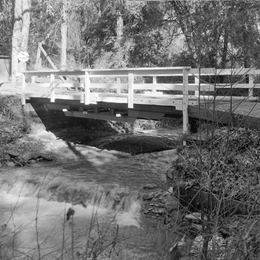
%> input picture ca_3/inputs/walkbridge.tif, 260 x 260 px, shrunk from 512 x 512 before the run
$ octave d_2_speckle_noise.m   (GNU Octave 9; MATLAB toolbox functions it lacks are replaced by stand-ins)
%> lines starting %> are read from the running program, lines starting %| are printed output that depends on the picture
### ca_3/outlier.m
function y = midpoint(x, d, k_size)
%Outlier filter
%   Detailed explanation goes here

    [M, N] = size(x);
    y = zeros(size(x));

    for n = 1 + k_size:N - k_size
        for m = 1 + k_size:M - k_size
            % Extract a window of size (2r+1)x(2r+1) around (m,n)
            w = x(m + (-k_size:k_size),n + (-k_size:k_size));

            s_m = mean(w, "all");

            if abs(x(m, n) - uint8(s_m)) > d
                y(m, n) = s_m;
            end

            y(m, n) = x(m, n);
        end
    end
end

### ca_3/alphatrim.m
function y = alphatrim(x, d, k_size)
%Alpha-trimmed mean filter
%   Detailed explanation goes here

    [M, N] = size(x);
    y = zeros(size(x));

    for n = 1 + k_size:N - k_size
        for m = 1 + k_size:M - k_size
            % Extract a window of size (2r+1)x(2r+1) around (m,n)
            w = x(m + (-k_size:k_size),n + (-k_size:k_size));

            w = sort(w(:));
            y(m, n) = mean(w(floor(1+d/2):floor(end-d/2)));
        end
    end
end

### ca_3/midpoint.m
function y = midpoint(x, k_size)
%Midpoint filter
%   Detailed explanation goes here

    [M, N] = size(x);
    y = zeros(size(x));

    for n = 1 + k_size:N - k_size
        for m = 1 + k_size:M - k_size
            % Extract a window of size (2r+1)x(2r+1) around (m,n)
            w = x(m + (-k_size:k_size),n + (-k_size:k_size));

            y(m, n) = mean([max(w), min(w)]);
        end
    end
end

### ca_3/chmean.m
function y = chmean(x, q, k_size)
%UNTITLED Summary of this function goes here
%   Detailed explanation goes here

    [M, N] = size(x);
    y = zeros(size(x));

    for n = 1 + k_size:N - k_size
        for m = 1 + k_size:M - k_size
            % Extract a window of size (2r+1)x(2r+1) around (m,n)
            w = x(m + (-k_size:k_size),n + (-k_size:k_size));

            y(m, n) = sum(w.^(q + 1)) / sum(w.^q);
        end
    end
end

### ca_3/d_2_speckle_noise.m

filename = "inputs/walkbridge.tif";

var = 0.3;

img = imread(filename);
%> img is the input picture: size 260x260 uint8; min 0, max 255, mean 114.1

g = imnoise(img, 'speckle', var);
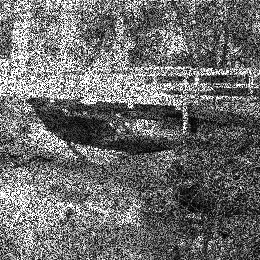
%> g: size 260x260 uint8; min 0, max 255, mean 109.1

mean_k_size = 5;
mean_filter = fspecial("average", [mean_k_size, mean_k_size]);
mean_filtered = filter2(mean_filter, g);
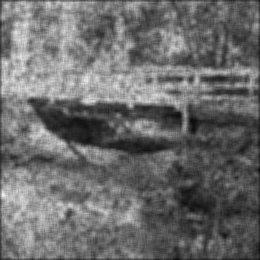
%> mean_filtered: size 260x260 double; min 12.76, max 239.4, mean 108

lp_k_size = 5;
lp_filter = fspecial("gaussian", [lp_k_size, lp_k_size]);
lp_filtered = filter2(lp_filter, g);
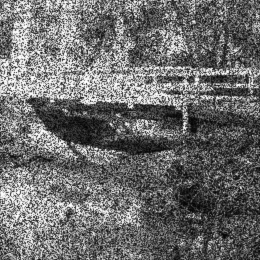
%> lp_filtered: size 260x260 double; min 3.7, max 255, mean 108.9

wiener_k_size = 7;
wiener_filtered = wiener2(g, [wiener_k_size, wiener_k_size]);
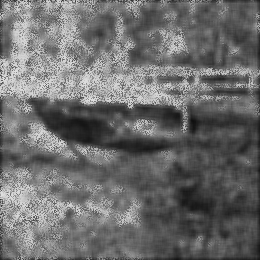
%> wiener_filtered: size 260x260 uint8; min 15, max 224, mean 108.4

outlier_kernel_size = 3;
outlier_thres = 25;
outlier_filtered = outlier(g, outlier_thres, outlier_kernel_size);
%> after the loop in midpoint, `for n = 1 + k_size:N - k_size`:
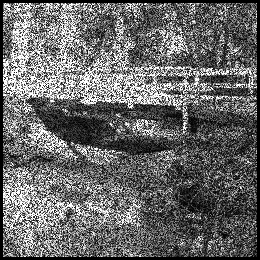
%> y: size 260x260 double; min 0, max 255, mean 104

alpha_trim_k_size = 3;
d = 3;
alphatrimed = alphatrim(g, d, alpha_trim_k_size);
%> after the loop in alphatrim, `for n = 1 + k_size:N - k_size`:
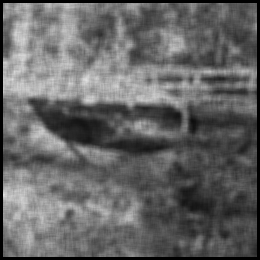
%> y: size 260x260 double; min 0, max 224.9, mean 101.5

midpoint_kernel_size = 3;
midpoint_filtered = midpoint(g, midpoint_kernel_size);
%> after the loop in midpoint, `for n = 1 + k_size:N - k_size`:
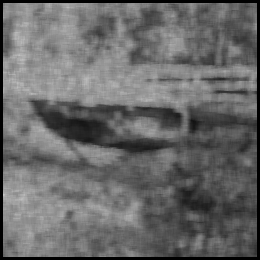
%> y: size 260x260 double; min 0, max 197.4, mean 105.1

contra_k_size = 3;
contra_q = 0;
chmean_filtered = chmean(g, contra_q, contra_k_size);

fig = figure();
t = tiledlayout(4, 2);
t.TileSpacing = 'compact';
t.Padding = 'compact';

nexttile;
imshow(g, gray(256));
title(sprintf('speckle noise, variance = %.2f', var));

nexttile;
imshow(mean_filtered, gray(256));
title(sprintf('mean filtered, psnr = %.2f, k = %d', psnr(uint8(mean_filtered), img), mean_k_size));

nexttile;
imshow(lp_filtered, gray(256));
title(sprintf('lowpass filtered, psnr = %.2f, k = %d', psnr(uint8(lp_filtered), img), lp_k_size));

nexttile;
imshow(wiener_filtered, gray(256));
title(sprintf('wiener filtered, psnr = %.2f, k = %d', psnr(wiener_filtered, img), wiener_k_size));

nexttile;
imshow(outlier_filtered, gray(256));
title(sprintf('outlier filtered, psnr = %.2f, thres = %d, k = %d', psnr(uint8(outlier_filtered), img), outlier_thres, outlier_kernel_size));

nexttile;
imshow(alphatrimed, gray(256));
title(sprintf('alpha trim filtered, psnr = %.2f, d = %d, k = %d', psnr(uint8(alphatrimed), img), d, alpha_trim_k_size));

nexttile;
imshow(midpoint_filtered, gray(256));
title(sprintf('midpoint filtered, psnr = %.2f, k = %d', psnr(uint8(midpoint_filtered), img), midpoint_kernel_size));

nexttile;
imshow(chmean_filtered, gray(256));
title(sprintf('contraharmonic mean filtered, \npsnr = %.2f, Q = %d, k = %d', psnr(uint8(chmean_filtered), img), contra_q, contra_k_size));

print(fig, 'assets/d_2', '-dpng', '-r300');

$ run again, with ca_3/inputs/woman_blonde.tif copied over ca_3/inputs/walkbridge.tif
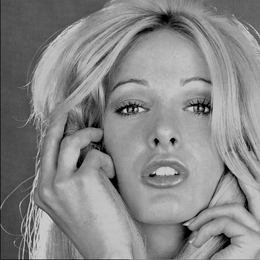
%> input picture ca_3/inputs/woman_blonde.tif, 260 x 260 px, shrunk from 512 x 512 before the run
%> img is the input picture: size 260x260 uint8; min 0, max 215, mean 135.1
%> after the loop in midpoint, `for n = 1 + k_size:N - k_size`:
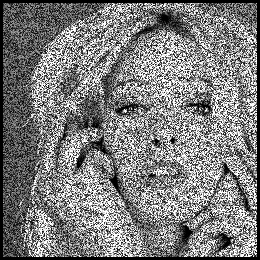
%> y: size 260x260 double; min 0, max 255, mean 124.9
%> after the loop in midpoint, `for n = 1 + k_size:N - k_size`:
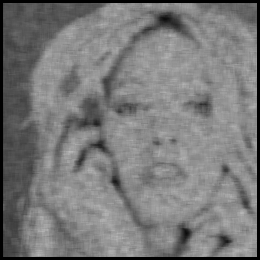
%> y: size 260x260 double; min 0, max 186.6, mean 121.8
